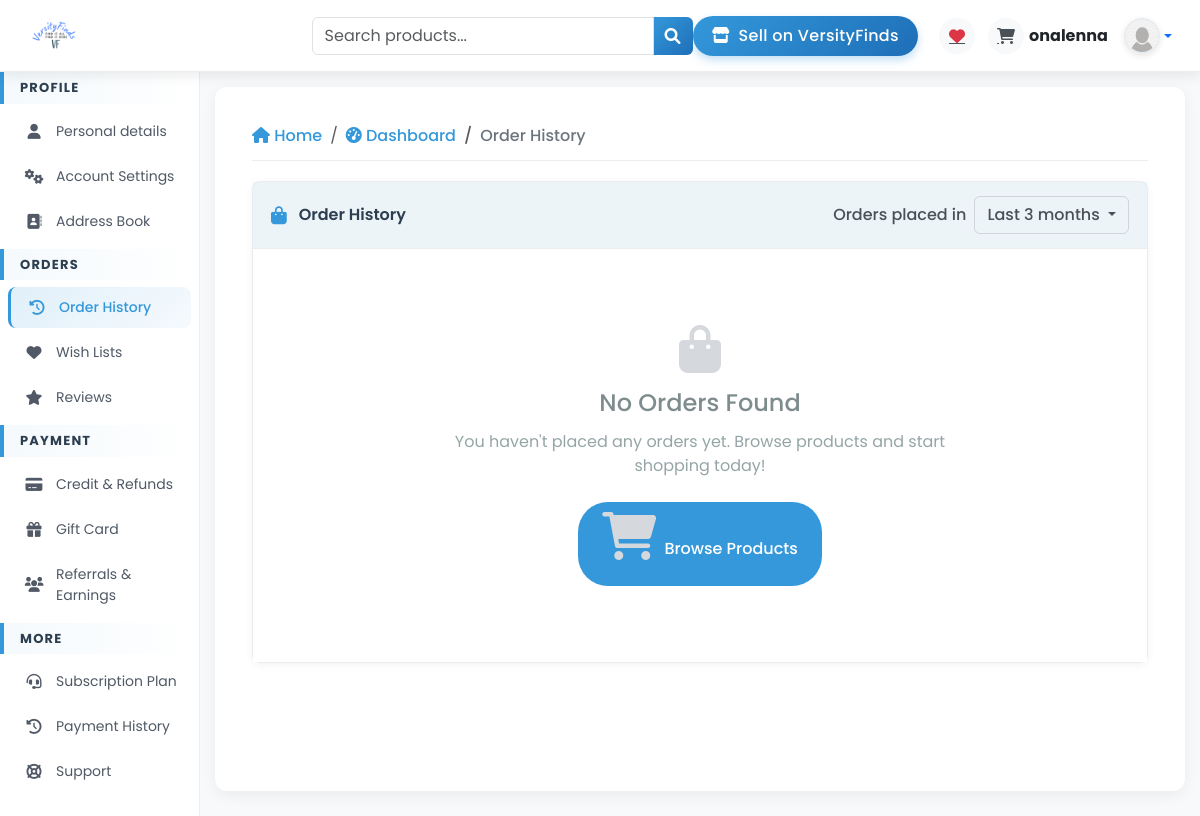
The app's page /account/dashboard/order_history/ (signed in), older data.
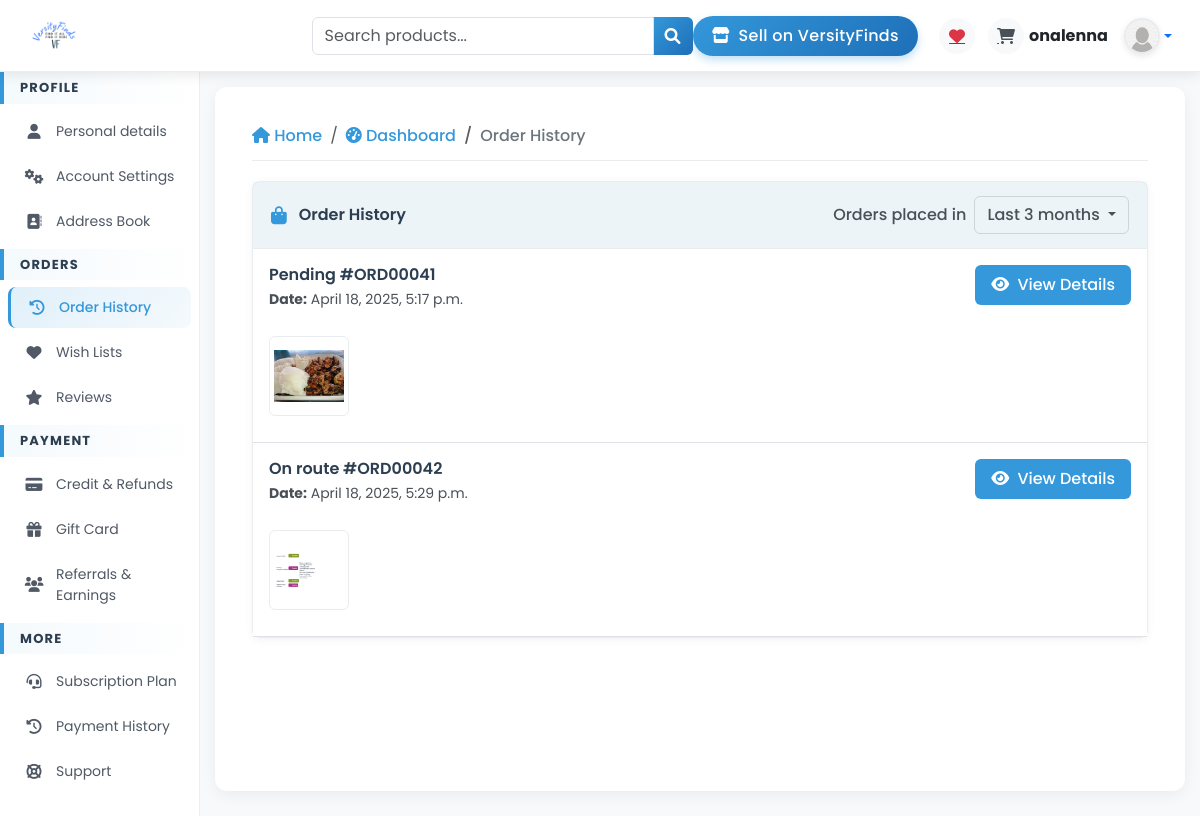
The same page, newer data.
### seller/wrap_models/orders_model.py (models this page shows, shortened)
class Order(models.Model):
    id = models.AutoField(primary_key=True)  # Auto-incrementing ID
    order_id = models.CharField(max_length=20, unique=True, blank=True)  # Custom Order ID
    user = models.ForeignKey(User, on_delete=models.CASCADE)  # Link to User
    business = models.ForeignKey(BusinessInformation, on_delete=models.CASCADE)
    total_amount = models.DecimalField(max_digits=10, decimal_places=2)  # Order Total
    delivery_method = models.CharField(max_length=50,null=True)
    status = models.CharField(
        max_length=20,
        choices=[("Pending", "Pending"), ("Processing", "Processing"),("On route", "On route"), ("Delivered", "Delivered"), ("Failed", "Failed")],
        default="Pending"
    )
    created_at = models.DateTimeField(auto_now_add=True)

class OrderItem(models.Model):
    order = models.ForeignKey(Order, on_delete=models.CASCADE, related_name="order_items")
    product = models.ForeignKey(Product, on_delete=models.CASCADE)
    quantity = models.PositiveIntegerField(default=1)
    created_at = models.DateTimeField(auto_now_add=True)

### seller/wrap_models/product_model.py (models this page shows, shortened)
class Product(models.Model):
    CATEGORIES = [
        ('dropship', 'Dropship'),
        ('food', 'Food & Beverages'),
        ('clothing', 'Clothing'),
        ('technology', 'Technology'),
        ('other', 'Other'),
    ]
    STATUS_CHOICES = [
        ('active', 'Active'),
        ('inactive', 'Inactive'),
        ('pending', 'Pending'),
        ('banned', 'banned'),
        ('reected', 'rejected'),
    ]
    business = models.ForeignKey(BusinessInformation, on_delete=models.CASCADE, related_name="products")
    name = models.CharField(max_length=200)
    category = models.CharField(max_length=50, choices=CATEGORIES, default='other')
    price = models.DecimalField(max_digits=10, decimal_places=2)
    quantity = models.PositiveIntegerField()
    description = models.TextField()
    small_description = models.TextField(null=True)
    status = models.CharField(max_length=50, choices=STATUS_CHOICES, default="pending")
    is_flagged = models.BooleanField(default=False)
    sales = models.PositiveIntegerField(default=0)
    timestamp = models.DateTimeField(auto_now_add=True, null=True)
    image = models.ImageField(upload_to="uploads/")

### user/views.py (the view)
# urls.py: path('dashboard/order_history/', views.order_history, name='order_history'),
@login_required_custom
def order_history(request):
    orders = Order.objects.filter(user=request.user).all()
    return render(request, 'home/order_history.html',{'orders':orders})

### user/utils.py (called while the page is built)
def login_required_custom(view_func):
    @wraps(view_func)
    def _wrapped_view(request, *args, **kwargs):
        if request.user.is_authenticated:
            return view_func(request, *args, **kwargs)
        return redirect('signin')  # Redirect to login page if not authenticated
    return _wrapped_view

### user/templates/home/order_history.html (shortened to what this page needs)
{% extends 'home/base.html' %}
{% load static %}
{% block content %}
<div class="container">
    <nav aria-label="breadcrumb">
        <ol class="breadcrumb">
            <li class="breadcrumb-item">
                <a href="{% url 'home' %}"><i class="fas fa-home mr-1"></i> Home</a>
            </li>
            <li class="breadcrumb-item">
                <a href="{% url 'dash' %}"><i class="fas fa-tachometer-alt mr-1"></i> Dashboard</a>
            </li>
            <li class="breadcrumb-item active" aria-current="page">Order History</li>
        </ol>
    </nav>
    <div class="profile-card">
        <div class="card-header">
            <div class="d-flex align-items-center">
                <i class="fas fa-shopping-bag"></i>
                <h5>Order History</h5>
            </div>
            <div class="d-flex align-items-center">
                <span class="filter-label d-none d-md-block">Orders placed in</span>
                <div class="dropdown">
                    <button class="btn btn-filter dropdown-toggle" type="button" id="dropdownMenuButton" data-bs-toggle="dropdown" aria-expanded="false">
                        Last 3 months
                    </button>
                </div>
            </div>
        </div>
        {% if orders %}
        <div class="card-body p-0">
            {% for order in orders %}
            <div class="border-bottom p-3">
                <div class="d-flex justify-content-between align-items-start mb-3">
                    <div class="order-header-info">
                        <h6>{{order.status}} #{{order.order_id}}</h6>
                        <p><strong>Date:</strong> {{order.created_at}}</p>
                    </div>
                    <a class="btn btn-view" href="{% url 'order_details' order.id %}">
                        <i class="fas fa-eye me-1"></i> View Details
                    </a>
                </div>
                <div class="product-container">
                    {% for order_item in order.order_items.all %}
                    <div class="product-thumbnail">
                        <img src="{{order_item.product.image.url}}" alt="{{order_item.product.name}}">
                    </div>
                    {% endfor %}
                </div>
            </div>
            {% endfor %}
        </div>
        {% else %}
        <div class="card-body">
            <div class="empty-state">
                <i class="fas fa-shopping-bag"></i>
                <h4>No Orders Found</h4>
                <p>You haven't placed any orders yet. Browse products and start shopping today!</p>
                <a href="{% url 'home' %}" class="btn btn-browse">
                    <i class="fas fa-shopping-cart me-1"></i> Browse Products
                </a>
            </div>
        </div>
        {% endif %}
    </div>
</div>
{% endblock content %}

### user/templates/home/base.html (shortened to what this page needs)
<!DOCTYPE html>
<html lang="en">
<head>
    {% load static %}
    <link rel="stylesheet" href="{% static 'css/bootstrap.min.css' %}">
    <link rel="stylesheet" href="https://cdnjs.cloudflare.com/ajax/libs/font-awesome/6.0.0-beta3/css/all.min.css">
    <link rel="stylesheet" href="{% static 'css/message.css' %}">
</head>
<body>
</head>
<body>
<nav id="navbar" class="navbar navbar-expand-lg navbar-light">
    <div class="container-fluid">
        <img class="nav-logo" src="{% static '/images/Finds.png' %}" alt="Logo">
<div class="desktop-elements d-none d-lg-flex align-items-center">
    <form method="POST" class="forms desktop-search-form">
        <div class="input-group">
            <input type="text" class="form-control" placeholder="Search products..." aria-label="Search" aria-describedby="search-addon">
            <span class="input-group-text bg-primary" id="search-addon">
                <i class="fa fa-search text-white"></i>
            </span>
        </div>
    </form>
    <a href="{% url 'seller_landing_page' %}" class="btn sell-button me-3">
        <i class="fas fa-store me-1"></i> Sell on VersityFinds
    </a>
    <div class="nav-icon-container">
        <a class="nav-icon position-relative me-2" href="{% url 'wish_lists' %}">
            <i class="fas fa-heart text-danger"></i>
        </a>
        <a class="nav-icon position-relative" href="{% url 'cart' %}">
            <i class="fas fa-shopping-cart"></i>
        </a>
    </div>
    <div class="user-profile">
        <div class="me-2">
            <div class="fw-bold">{{user.username}}</div>
        </div>
        <div class="dropdown">
            <a class="dropdown-toggle d-flex align-items-center" href="#" role="button" id="profileDropdown" data-bs-toggle="dropdown" aria-expanded="false">
                <img src="{% static 'images/default_profile.png' %}" alt="Profile" class="rounded-circle">
            </a>
        </div>
    </div>
</div>
</nav>
<div class="container-fluid">
    <div class="row">
        {% url 'dash' as dash_url %}
        {% if request.path != dash_url %}
        <div class="col-md-3 col-lg-2 px-0 sidebar-container">
            <div class="sidebar" id="sidebar">
                <div class="sidebar-section">
                    <div class="section-header">
                        <h5 class="fw-bold">Profile</h5>
                    </div>
                    <ul class="nav flex-column">
                        <li class="nav-item">
                            <a class="nav-link" href="{% url 'profile' %}">
                                <i class="fas fa-user"></i>
                                <span>Personal details</span>
                            </a>
                        </li>
                        <li class="nav-item">
                            <a class="nav-link" href="{% url 'account_settings' %}">
                                <i class="fas fa-cogs"></i>
                                <span>Account Settings</span>
                            </a>
                        </li>
                        <li class="nav-item">
                            <a class="nav-link" href="{% url 'address' %}">
                                <i class="fas fa-address-book"></i>
                                <span>Address Book</span>
                            </a>
                        </li>
                    </ul>
                </div>
                <div class="sidebar-section">
                    <div class="section-header">
                        <h5 class="fw-bold">Orders</h5>
                    </div>
                    <ul class="nav flex-column">
                        <li class="nav-item">
                            <a class="nav-link" href="{% url 'order_history' %}">
                                <i class="fas fa-history"></i>
                                <span>Order History</span>
                            </a>
                        </li>
                        <li class="nav-item">
                            <a class="nav-link" href="{% url 'wish_lists' %}">
                                <i class="fas fa-heart"></i>
                                <span>Wish Lists</span>
                            </a>
                        </li>
                        <li class="nav-item">
                            <a class="nav-link" href="{% url 'buyer_reviews' %}">
                                <i class="fas fa-star"></i>
                                <span>Reviews</span>
                            </a>
                        </li>
                    </ul>
                </div>
                <div class="sidebar-section">
                    <div class="section-header">
                        <h5 class="fw-bold">Payment</h5>
                    </div>
                    <ul class="nav flex-column">
                        <li class="nav-item">
                            <a class="nav-link" href="{% url 'credit' %}">
                                <i class="fas fa-credit-card"></i>
                                <span>Credit & Refunds</span>
                            </a>
                        </li>
                        <li class="nav-item">
                            <a class="nav-link" href="{% url 'gift_card' %}">
                                <i class="fas fa-gift"></i>
                                <span>Gift Card</span>
                            </a>
                        </li>
                        <li class="nav-item">
                            <a class="nav-link" href="{% url 'referrals_earnings' %}">
                                <i class="fas fa-users"></i>
                                <span>Referrals & Earnings</span>
                            </a>
                        </li>
                    </ul>
                </div>
                <div class="sidebar-section">
                    <div class="section-header">
                        <h5 class="fw-bold">More</h5>
                    </div>
                    <ul class="nav flex-column">
                        <li class="nav-item">
                            <a class="nav-link" href="{% url 'subscription_plan' %}">
                                <i class="fas fa-headset"></i>
                                <span>Subscription Plan</span>
                            </a>
                        </li>
                        <li class="nav-item">
                            <a class="nav-link" href="{% url 'payment_history' %}">
                                <i class="fas fa-history"></i>
                                <span>Payment History</span>
                            </a>
                        </li>
                        <li class="nav-item">
                            <a class="nav-link" href="{% url 'buyer_support' %}">
                                <i class="fas fa-life-ring"></i>
                                <span>Support</span>
                            </a>
                        </li>
                    </ul>
                </div>
            </div>
        </div>
        {% endif %}
        <div class="{% if request.path == dash_url %}col-12{% else %}col-md-9 col-lg-10{% endif %} content-area">
            <div class="content-inner">
                {% block content %}{% endblock content %}
            </div>
        </div>
    </div>
</div>
</body>
</html>

### user/templates/home/base.html (style rules this page uses)
body { font-family: 'Poppins', sans-serif; background-color: #f8f9fa; }
.nav-logo { height: 55px; width: auto; }
#navbar { box-shadow: 0 4px 12px rgba(0, 0, 0, 0.08); padding: 0.5rem 1rem; background: white; border-bottom: 1px solid rgba(230, 230, 230, 0.7); }
.sell-button { background: linear-gradient(135deg, #3498db, #1e6fb7); border: none; border-radius: 20px; padding: 0.5rem 1.2rem; color: white; font-weight: 500; transition: all 0.3s; box-shadow: 0 4px 8px rgba(52, 152, 219, 0.3); letter-spacing: 0.3px; }
.nav-icon-container { display: flex; align-items: center; }
.nav-icon { width: 36px; height: 36px; display: flex; align-items: center; justify-content: center; border-radius: 50%; margin: 0 5px; background: #f8f9fa; color: #495057; transition: all 0.2s; position: relative; overflow: hidden; }
.nav-icon:after { content: ''; position: absolute; top: 50%; left: 50%; width: 5px; height: 5px; background: rgba(52, 152, 219, 0.5); opacity: 0; border-radius: 100%; transform: scale(1, 1) translate(-50%); transform-origin: 50% 50%; }
.user-profile { display: flex; align-items: center; cursor: pointer; }
.user-profile img { width: 36px; height: 36px; border-radius: 50%; margin-left: 8px; border: 2px solid #e9ecef; box-shadow: 0 2px 6px rgba(0, 0, 0, 0.1); transition: all 0.3s; }
.sidebar { background: white; color: #000; height: 100%; width: 100%; min-height: calc(100vh - 56px); box-shadow: 1px 0 20px rgba(0, 0, 0, 0.08); padding: 0; transition: all 0.3s ease; overflow-y: auto; max-height: 100vh; border-right: 1px solid rgba(230, 230, 230, 0.7); }
.sidebar-section { padding: 0; margin-bottom: 5px; }
.section-header { padding: 8px 16px; border-left: 4px solid #3498db; margin-bottom: 5px; background: linear-gradient(to right, rgba(52, 152, 219, 0.05), transparent); }
.section-header h5 { color: #2c3e50; font-size: 13px; margin-bottom: 0; text-transform: uppercase; letter-spacing: 1.2px; font-weight: 600; }
.sidebar .nav-item { padding: 0; margin: 2px 8px; border-radius: 8px; transition: all 0.2s ease; }
.sidebar .nav-link { display: flex; align-items: center; color: #505965; padding: 10px 14px; border-radius: 8px; transition: all 0.3s ease; font-size: 14px; }
.sidebar .nav-link i { font-size: 15px; min-width: 24px; margin-right: 10px; text-align: center; transition: all 0.3s ease; }
.sidebar .nav-item.active { background: linear-gradient(135deg, rgba(52, 152, 219, 0.15), rgba(52, 152, 219, 0.05)); border-left: 3px solid #3498db; }
.sidebar .nav-item.active .nav-link { color: #3498db; font-weight: 500; }
.sidebar .nav-item.active i { color: #3498db; }
.content-area { background-color: #f8f9fa; min-height: calc(100vh - 66px); padding: 15px; }
.content-inner { background-color: #ffffff; border-radius: 12px; box-shadow: 0 4px 16px rgba(0, 0, 0, 0.06); min-height: calc(100vh - 96px); padding: 25px; transition: all 0.3s ease; }
.input-group-text { background: linear-gradient(135deg, #3498db, #1e6fb7); color: white; border: none; transition: all 0.3s; }

Row changes from the older to the newer data that the page shows:
added Order: status "Pending", order_id "ORD00041", created_at "April 18, 2025, 5:17 p.m."
added OrderItem: product.image (picture), shown under "Pending"
added Order: status "On route", order_id "ORD00042", created_at "April 18, 2025, 5:29 p.m."
added OrderItem: product.image (picture), shown under "On route"
Text that changed along with them:
text no longer shown: "No Orders Found You haven't placed any orders yet. Browse products and start shopping today! Browse Products"
